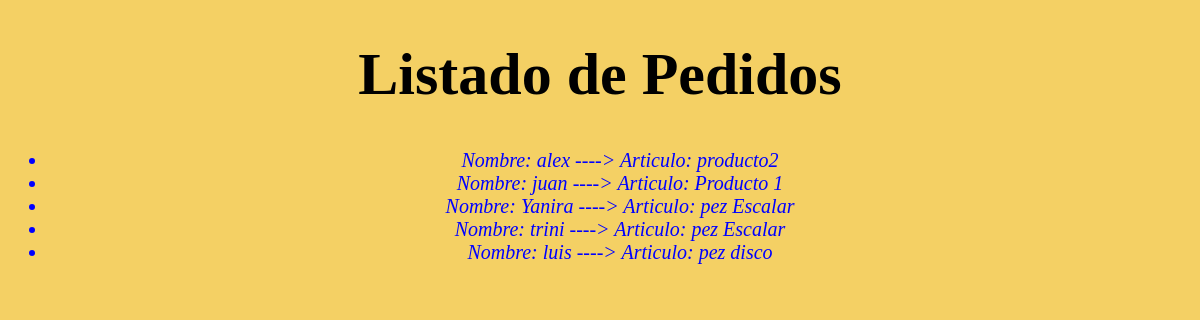
/tienda_peces/pedido/, run on an earlier commit of the app's database.
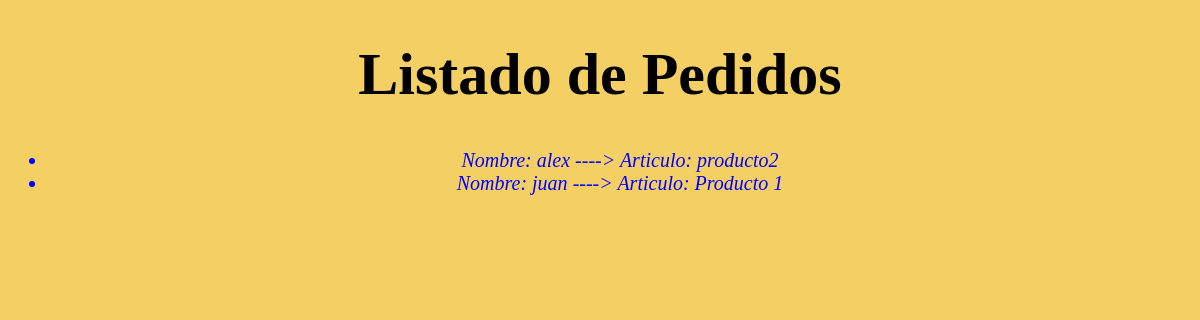
And on a later commit of the database.
### tienda_peces/models.py (models this page shows, shortened)
class Pedido(models.Model):
    nombre = models.CharField(max_length=50)
    articulo = models.CharField(max_length=50)

### tienda_peces/views.py (the view)
# urls.py: path('pedido/', views.pedido, name='pedido'),
def pedido(request):
    pedido = Pedido.objects.all()
    return render(request, 'pedido.html', {'pedido':pedido})

### tienda_peces/templates/pedido.html (shortened to what this page needs)
{% load staticfiles%}
<!DOCTYPE html>
  <html lang="es" dir="ltr">
    <head>
        <link rel="stylesheet" href="{% static 'listado.css'%}">
    </head>
    <body>
      <h1>Listado de Pedidos</h1>
      <ul>
      {% for pedi in pedido %}
          <li>Nombre: {{ pedi.nombre }}  ---->  Articulo: {{pedi.articulo}} </a></li>
      {% endfor %}
      </ul>
    </body>
  </html>

What changed in the data, as far as the page shows it:
removed Pedido: nombre "Yanira", articulo "pez Escalar"
removed Pedido: nombre "trini", articulo "pez Escalar"
removed Pedido: nombre "luis", articulo "pez disco"
